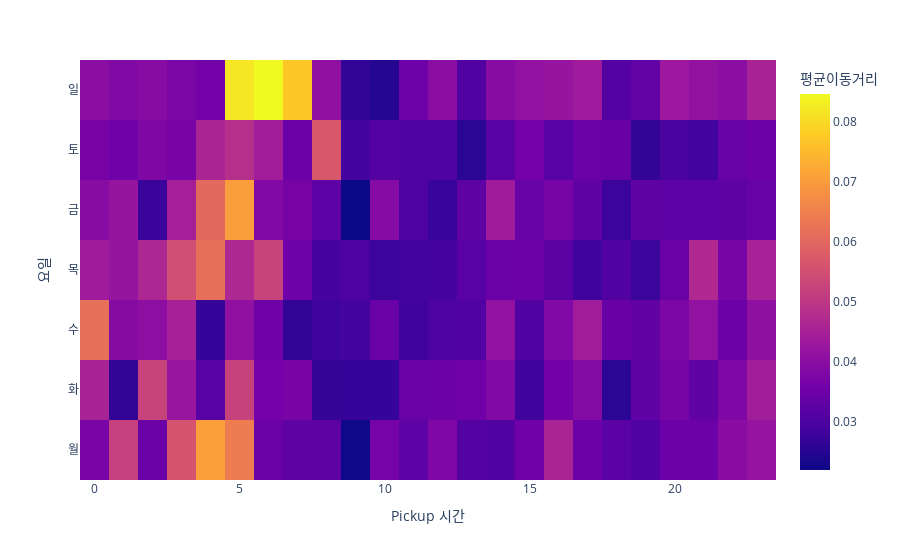

Write notebook code for a chart like this one.
### Code cell
tidydata1 = df.pivot_table(
    index = 'pickup_hour',
    columns = 'dayofweek',
    values = 'dist',
    aggfunc = 'mean'
).stack().reset_index().rename({0:'dist_mean'},axis=1)
dct1={0:'월',1:'화',2:'수',3:'목',4:'금',5:'토',6:'일'}
tidydata1=tidydata1.assign(dayofweek=tidydata1.dayofweek.map(dct1))
fig1 = px.density_heatmap(
    data_frame=tidydata1,
    x='pickup_hour',
    y='dayofweek',
    z='dist_mean',
    nbinsx=24,
    nbinsy=7,
    height=300
)

fig1=fig1.update_layout(
    xaxis_title='Pickup 시간',
    yaxis_title='요일',
    coloraxis_colorbar_title='평균이동거리'
)

fig1.show()

### Figure 1 — Plotly figure (JSON) as saved in the notebook; plotly's stock layout.template omitted (floating-point values rounded to 4 significant figures; data arrays with more than 128 entries replaced by an {"elided": "..."} marker saying what was removed)
{"data": [{"coloraxis": "coloraxis", "histfunc": "sum", "hovertemplate": "pickup_hour=%{x}<br>dayofweek=%{y}<br>sum of dist_mean=%{z}<extra></extra>", "name": "", "nbinsx": 24, "nbinsy": 7, "type": "histogram2d", "x": {"elided": "168 int values"}, "xaxis": "x", "xbingroup": "x", "y": {"elided": "168 str values"}, "yaxis": "y", "ybingroup": "y", "z": {"elided": "168 float values"}}], "layout": {"autosize": true, "coloraxis": {"colorbar": {"title": {"text": "평균이동거리"}}, "colorscale": [[0, "#0d0887"], [0.1111, "#46039f"], [0.2222, "#7201a8"], [0.3333, "#9c179e"], [0.4444, "#bd3786"], [0.5556, "#d8576b"], [0.6667, "#ed7953"], [0.7778, "#fb9f3a"], [0.8889, "#fdca26"], [1, "#f0f921"]]}, "legend": {"tracegroupgap": 0}, "margin": {"t": 60}, "xaxis": {"anchor": "y", "autorange": true, "domain": [0, 1], "range": [-0.5, 23.5], "title": {"text": "Pickup 시간"}, "type": "linear"}, "yaxis": {"anchor": "x", "autorange": true, "domain": [0, 1], "range": [-0.5, 6.5], "title": {"text": "요일"}, "type": "category"}}}
